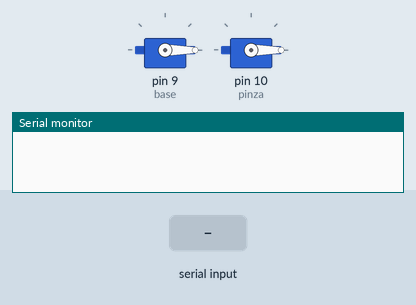
The sketch below on a simulated Arduino Uno, built with avr-gcc and run on an emulated ATmega328P. Parts: 2 × servo, the last lines printed to the serial monitor. The inputs (shaded band) are chosen by the test bench.

Above: at 1.2 s.
1.3 s: "agarrar" received over Serial
At 3.4 s:
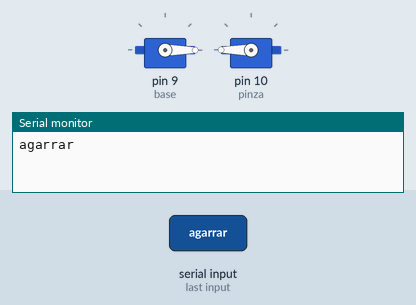
3.8 s: "90,45\n" received over Serial
At 5.3 s:
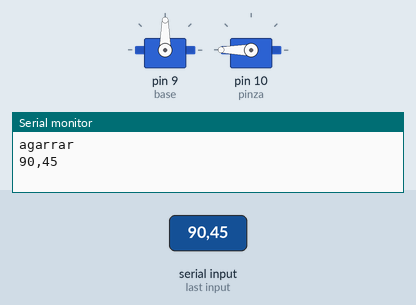
6.3 s: "soltar" received over Serial
At 8.3 s:
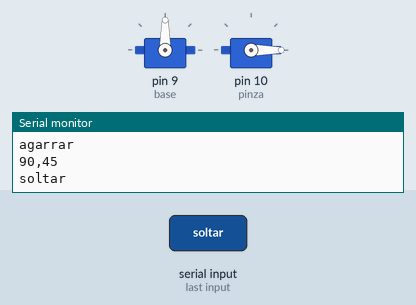
8.8 s: "200\n" received over Serial
At 10.2 s:
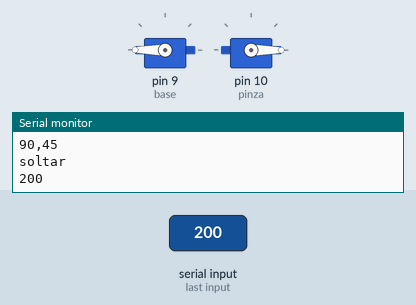
11.3 s: "30,150\n" received over Serial
At 13.4 s:
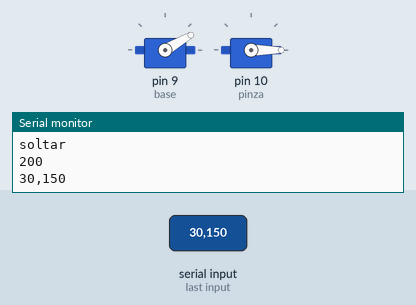
13.8 s: "90\n" received over Serial
At 15.2 s:
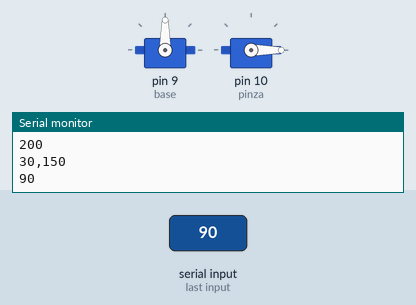
Timing chart, 0 to 16.8 s (numbered marks = the images above; inputs shaded):
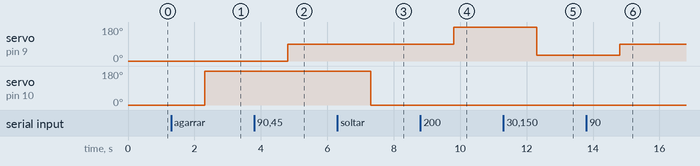

Measured:
- after the input at 1.3 s, servo on pin 10 (pinza): 0° → 180° after 1.0 s
- after the input at 3.8 s, servo on pin 9 (base): 0° → 90° after 1.0 s
- after the input at 6.3 s, servo on pin 10 (pinza): 180° → 0° after 1.0 s
- after the input at 8.8 s, servo on pin 9 (base): 90° → 180° after 1.0 s
- after the input at 11.3 s, servo on pin 9 (base): 180° → 30° after 1.0 s
- after the input at 13.8 s, servo on pin 9 (base): 30° → 90° after 1.0 s

The sketch:

browserServoArduino.ino
```cpp
//arduino receives data from Pi4
#include <Servo.h>

Servo base;
Servo pinza;

void setup(){
  Serial.begin(9600);

  base.attach(9);
  pinza.attach(10);

  base.write(0);
  pinza.write(0);
}

void loop(){

  if(Serial.available()>0){

    String c = Serial.readString();
    Serial.println(c);

    if(c=="agarrar"){
      pinza.write(180);
      delay(20);
    }else if(c=="soltar"){
      pinza.write(0);
      delay(20);
    }else{
      base.write(c.toInt());
      delay(20);
    }

  }

}
```
